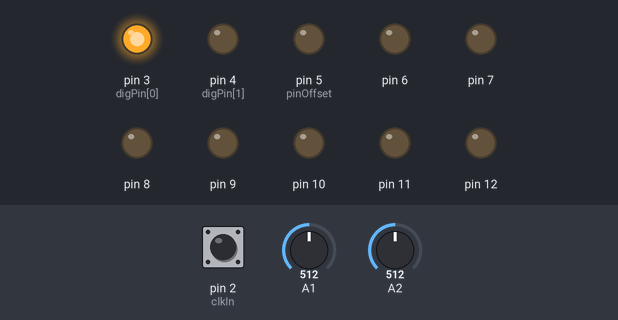
Bench run of a sketch on a simulated Arduino Nano, built with avr-gcc and run on an emulated ATmega328P. Shown: output pins drawn as LEDs (lit = HIGH). The test bench sets the inputs (shaded band); at power-on: pin 2 (clkIn) HIGH, A1 = 512, A2 = 512.

Above: at 1.2 s.
1.3 s: pin 2 (clkIn) pulsed LOW 2 times (0.12 s each, 0.3 s apart)
At 2.3 s:
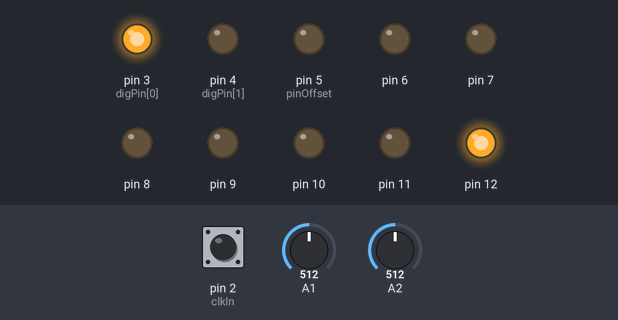
Timing chart, 0 to 4.3 s (numbered marks = the images above; inputs shaded):
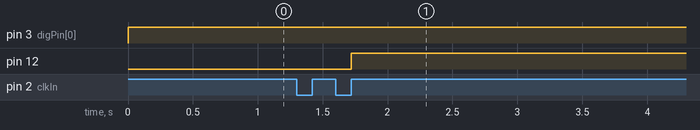

Measured:
- after the input at 1.3 s, pin 12: LOW → HIGH after 0.42 s

The sketch:

AC23_VoltageRecorder.ino
```cpp
// (licence header left out)
// defines for setting and clearing register bits
#ifndef cbi
#define cbi(sfr, bit) (_SFR_BYTE(sfr) &= ~_BV(bit))
#endif
#ifndef sbi
#define sbi(sfr, bit) (_SFR_BYTE(sfr) |= _BV(bit))
#endif

//  constants related to the Arduino Nano pin use
const int clkIn = 2;           // the digital (clock) input
const int digPin[2] = {3, 4};  // the digital output pins
const int pinOffset = 5;       // the first DAC pin (from 5-12)
const int trigTime = 25;       // the default trigger time of 25 ms

//  variables for interrupt handling of the clock input
volatile int clkState = LOW;

//  variables used to control the current DIO output states
int digState[2] = {LOW, LOW};  // start with both set low
unsigned long digTimer[2] = {0, 0};

//  variables for system recording
int isRecording = 0;
int everRec = 0;

int value[512];
int looplen = 512;

int recpos = 0;
int playpos = 0;

//  ==================== start of setup() ======================

void setup() {
  // set up the digital (clock) input
  pinMode(clkIn, INPUT);

  // set up the digital outputs
  for (int i=0; i<2; i++) {
    pinMode(digPin[i], OUTPUT);
    digitalWrite(digPin[i], LOW);
  }

  // set up the 8-bit DAC output pins
  for (int i=0; i<8; i++) {
    pinMode(pinOffset+i, OUTPUT);
    digitalWrite(pinOffset+i, LOW);
  }

  // set the ADC to a higher prescale factor
  sbi(ADCSRA,ADPS2);
  cbi(ADCSRA,ADPS1);
  cbi(ADCSRA,ADPS0);

  // Note: Interrupt 0 is for pin 2 (clkIn)
  attachInterrupt(0, isr, RISING);

  // clean up value store
  for (int i=0; i<512; i++) {
    value[i] = 0;
  }
}

//  ==================== start of loop() =======================
void loop()
{
  int doClock = 0;

  // deal with possible interrupts
  if (clkState == HIGH) {
    clkState = LOW;
    doClock = 1;
  }

  // get the new loop length
  int temploop = (deJitter(analogRead(1) >> 1 + 1, looplen));

  /*
  // uncomment this section if you want the loop to
  // clear and restart when made longer
  if (temploop > looplen) {
    for (int i=looplen; i<temploop; i++) {
      value[i] = 0;
    }
    recpos = 0;
    playpos = 0;
  }
  */

  looplen = temploop;

  if (doClock) {
    // first deal with playing
    dacOutput(value[playpos] >> 2);

    if (everRec) {
      playpos += (analogRead(0) >> 7) + 1;
      playpos = playpos % looplen;
    }

    // next, deal with recording
    if (isRecording) {
      // if (recpos < looplen) {  // use this if you want to limit
                                  // loop length recording to the
                                  // loop size defined by analog(1)
      if (recpos < 512) {         // otherwise, use this...
        value[recpos] = analogRead(2);
        everRec = 1;
        recpos++;
      } else {
        isRecording = 0;
        recpos = 0;

        digState[0] = LOW;
        digitalWrite(digPin[0], LOW);

        digState[1] = HIGH;
        digitalWrite(digPin[1], HIGH);
        digTimer[1] = millis();
      }
    }
  }

  // do we need to start recording?
  if ((!isRecording) && (analogRead(3) > 256)) {
    isRecording = 1;
    recpos = 0;
    digState[0] = HIGH;
    digitalWrite(digPin[0], HIGH);
  }

  // do we need to turn off the rec off trigger?
 if ((digState[1]) && (millis() - digTimer[1] > trigTime)) {
   digitalWrite(digPin[1], LOW);
   digState[1] = LOW;
 }

}

//  =================== convenience routines ===================

//  isr() - quickly handle interrupts from the clock input
//  ------------------------------------------------------
void isr()
{
  clkState = HIGH;
}

//  deJitter(int, int) - smooth jitter input
//  ----------------------------------------
int deJitter(int v, int test)
{
  if (abs(v - test) > 8) {
    return v;
  }
  return test;
}

//  dacOutput(byte) - deal with the DAC output
//  -----------------------------------------
void dacOutput(byte v)
{
  PORTB = (PORTB & B11100000) | (v >> 3);
	PORTD = (PORTD & B00011111) | ((v & B00000111) << 5);
}

//  ===================== end of program =======================
```
